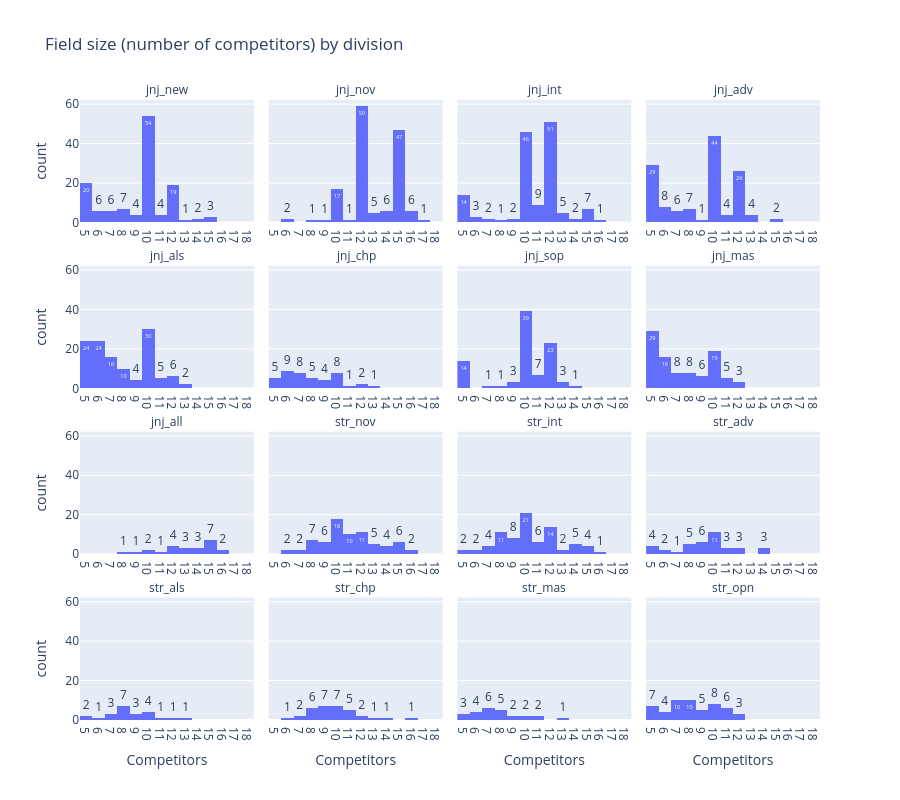

Notebook source saved alongside this figure:
### Code cell
fig = px.histogram(
    df,
    x="num_competitors",
    facet_col="div_token",
    facet_col_wrap=4,
    category_orders={"div_token": div_order},
    title="Field size (number of competitors) by division",
    labels={"num_competitors": "Competitors"},
    height=800,
    text_auto=True,
)
fig.update_layout(showlegend=False)
fig.update_xaxes(dtick=1, maxallowed=18.5, showticklabels=True)
fig.for_each_annotation(lambda a: a.update(text=a.text.split("=")[-1]))
fig.show()

### Figure 1 — Plotly figure (JSON) as saved in the notebook; plotly's stock layout.template omitted (floating-point values rounded to 4 significant figures; data arrays with more than 128 entries replaced by an {"elided": "..."} marker saying what was removed)
{"data": [{"bingroup": "x", "hovertemplate": "div_token=jnj_new<br>Competitors=%{x}<br>count=%{y}<extra></extra>", "legendgroup": "", "marker": {"color": "#636efa", "pattern": {"shape": ""}}, "name": "", "orientation": "v", "showlegend": false, "texttemplate": "%{value}", "type": "histogram", "x": [12, 7, 6, 5, 8, 12, 5, 6, 8, 10, 10, 10, 6, 10, 5, 7, 8, 12, 5, 8, 10, 7, 13, 5, 10, 10, 7, 10, 10, 5, 14, 10, 9, 10, 7, 8, 10, 6, 5, 8, 12, 8, 10, 5, 9, 10, 10, 9, 9, 12, 12, 10, 10, 12, 10, 10, 10, 10, 5, 10, 10, 10, 10, 14, 5, 10, 10, 5, 10, 10, 15, 12, 10, 10, 5, 12, 5, 11, 10, 10, 10, 5, 10, 10, 11, 12, 15, 5, 12, 10, 5, 15, 11, 10, 10, 10, 10, 10, 12, 11, 6, 10, 5, 10, 10, 10, 10, 12, 10, 12, 10, 5, 7, 10, 12, 12, 5, 12, 10, 12, 10, 6, 10, 5, 12, 10], "xaxis": "x13", "yaxis": "y13"}, {"bingroup": "x", "hovertemplate": "div_token=jnj_nov<br>Competitors=%{x}<br>count=%{y}<extra></extra>", "legendgroup": "", "marker": {"color": "#636efa", "pattern": {"shape": ""}}, "name": "", "orientation": "v", "showlegend": false, "texttemplate": "%{value}", "type": "histogram", "x": {"elided": "146 int values"}, "xaxis": "x14", "yaxis": "y14"}, {"bingroup": "x", "hovertemplate": "div_token=jnj_int<br>Competitors=%{x}<br>count=%{y}<extra></extra>", "legendgroup": "", "marker": {"color": "#636efa", "pattern": {"shape": ""}}, "name": "", "orientation": "v", "showlegend": false, "texttemplate": "%{value}", "type": "histogram", "x": {"elided": "143 int values"}, "xaxis": "x15", "yaxis": "y15"}, {"bingroup": "x", "hovertemplate": "div_token=jnj_adv<br>Competitors=%{x}<br>count=%{y}<extra></extra>", "legendgroup": "", "marker": {"color": "#636efa", "pattern": {"shape": ""}}, "name": "", "orientation": "v", "showlegend": false, "texttemplate": "%{value}", "type": "histogram", "x": {"elided": "131 int values"}, "xaxis": "x16", "yaxis": "y16"}, {"bingroup": "x", "hovertemplate": "div_token=jnj_als<br>Competitors=%{x}<br>count=%{y}<extra></extra>", "legendgroup": "", "marker": {"color": "#636efa", "pattern": {"shape": ""}}, "name": "", "orientation": "v", "showlegend": false, "texttemplate": "%{value}", "type": "histogram", "x": [6, 6, 8, 5, 9, 7, 7, 5, 6, 10, 5, 6, 8, 5, 6, 5, 6, 7, 12, 11, 5, 12, 7, 10, 7, 5, 8, 10, 11, 13, 13, 6, 7, 6, 9, 8, 7, 6, 12, 6, 10, 10, 5, 7, 10, 6, 10, 10, 12, 9, 6, 11, 7, 6, 10, 12, 10, 10, 10, 6, 5, 11, 10, 6, 10, 6, 8, 7, 6, 6, 10, 10, 5, 11, 10, 5, 10, 5, 5, 7, 10, 10, 5, 5, 8, 6, 5, 7, 5, 5, 12, 6, 10, 7, 10, 8, 7, 7, 9, 5, 6, 10, 8, 10, 7, 10, 6, 6, 5, 8, 10, 10, 10, 10, 5, 5, 5, 6, 5, 10, 8], "xaxis": "x9", "yaxis": "y9"}, {"bingroup": "x", "hovertemplate": "div_token=jnj_chp<br>Competitors=%{x}<br>count=%{y}<extra></extra>", "legendgroup": "", "marker": {"color": "#636efa", "pattern": {"shape": ""}}, "name": "", "orientation": "v", "showlegend": false, "texttemplate": "%{value}", "type": "histogram", "x": [5, 8, 7, 9, 12, 10, 8, 10, 10, 7, 6, 9, 11, 5, 8, 7, 10, 12, 9, 10, 7, 8, 13, 5, 6, 10, 5, 6, 7, 8, 9, 10, 6, 7, 5, 7, 6, 6, 6, 10, 6, 7, 6], "xaxis": "x10", "yaxis": "y10"}, {"bingroup": "x", "hovertemplate": "div_token=jnj_sop<br>Competitors=%{x}<br>count=%{y}<extra></extra>", "legendgroup": "", "marker": {"color": "#636efa", "pattern": {"shape": ""}}, "name": "", "orientation": "v", "showlegend": false, "texttemplate": "%{value}", "type": "histogram", "x": [10, 11, 12, 10, 5, 10, 12, 13, 10, 12, 12, 10, 12, 8, 10, 9, 5, 5, 10, 14, 11, 11, 11, 5, 10, 7, 5, 9, 10, 10, 11, 9, 10, 5, 10, 12, 10, 10, 10, 12, 10, 12, 10, 10, 10, 10, 12, 10, 12, 5, 10, 10, 13, 11, 5, 5, 5, 12, 10, 10, 12, 12, 5, 12, 10, 12, 11, 10, 5, 10, 10, 12, 10, 12, 12, 10, 10, 12, 5, 13, 10, 12, 10, 5, 12, 10, 10, 10, 10, 12, 10, 12], "xaxis": "x11", "yaxis": "y11"}, {"bingroup": "x", "hovertemplate": "div_token=jnj_mas<br>Competitors=%{x}<br>count=%{y}<extra></extra>", "legendgroup": "", "marker": {"color": "#636efa", "pattern": {"shape": ""}}, "name": "", "orientation": "v", "showlegend": false, "texttemplate": "%{value}", "type": "histogram", "x": [8, 5, 8, 5, 11, 6, 6, 9, 11, 6, 10, 8, 9, 5, 5, 5, 5, 5, 5, 6, 5, 9, 10, 7, 9, 7, 7, 10, 6, 5, 12, 6, 5, 10, 9, 11, 8, 10, 6, 10, 9, 6, 12, 5, 8, 5, 5, 10, 6, 8, 10, 10, 5, 7, 6, 6, 10, 5, 7, 7, 8, 5, 5, 10, 10, 5, 7, 6, 5, 5, 5, 11, 10, 10, 5, 6, 10, 10, 6, 7, 10, 5, 6, 12, 5, 5, 5, 6, 8, 10, 11, 5, 10, 5], "xaxis": "x12", "yaxis": "y12"}, {"bingroup": "x", "hovertemplate": "div_token=jnj_all<br>Competitors=%{x}<br>count=%{y}<extra></extra>", "legendgroup": "", "marker": {"color": "#636efa", "pattern": {"shape": ""}}, "name": "", "orientation": "v", "showlegend": false, "texttemplate": "%{value}", "type": "histogram", "x": [12, 15, 14, 22, 12, 15, 10, 13, 9, 14, 15, 15, 15, 13, 16, 13, 14, 10, 12, 11, 8, 15, 15, 12, 16], "xaxis": "x5", "yaxis": "y5"}, {"bingroup": "x", "hovertemplate": "div_token=str_nov<br>Competitors=%{x}<br>count=%{y}<extra></extra>", "legendgroup": "", "marker": {"color": "#636efa", "pattern": {"shape": ""}}, "name": "", "orientation": "v", "showlegend": false, "texttemplate": "%{value}", "type": "histogram", "x": [10, 12, 10, 12, 6, 23, 14, 8, 8, 11, 10, 8, 15, 7, 10, 8, 11, 8, 9, 10, 10, 12, 10, 10, 9, 15, 11, 8, 11, 7, 12, 10, 9, 12, 11, 12, 10, 12, 8, 12, 13, 15, 13, 9, 10, 9, 13, 15, 6, 14, 10, 10, 12, 10, 14, 11, 11, 11, 11, 10, 10, 14, 10, 11, 12, 13, 15, 10, 16, 12, 9, 16, 13, 15], "xaxis": "x6", "yaxis": "y6"}, {"bingroup": "x", "hovertemplate": "div_token=str_int<br>Competitors=%{x}<br>count=%{y}<extra></extra>", "legendgroup": "", "marker": {"color": "#636efa", "pattern": {"shape": ""}}, "name": "", "orientation": "v", "showlegend": false, "texttemplate": "%{value}", "type": "histogram", "x": [10, 10, 7, 14, 7, 8, 10, 12, 8, 15, 8, 5, 10, 9, 8, 14, 8, 11, 7, 8, 9, 8, 10, 5, 12, 8, 8, 11, 10, 11, 9, 6, 10, 11, 10, 10, 11, 10, 10, 13, 7, 15, 9, 10, 12, 12, 9, 12, 9, 12, 16, 10, 12, 12, 10, 10, 15, 12, 8, 9, 10, 10, 12, 14, 10, 8, 12, 10, 10, 12, 12, 10, 11, 14, 6, 9, 12, 15, 13, 14], "xaxis": "x7", "yaxis": "y7"}, {"bingroup": "x", "hovertemplate": "div_token=str_adv<br>Competitors=%{x}<br>count=%{y}<extra></extra>", "legendgroup": "", "marker": {"color": "#636efa", "pattern": {"shape": ""}}, "name": "", "orientation": "v", "showlegend": false, "texttemplate": "%{value}", "type": "histogram", "x": [6, 9, 12, 10, 5, 11, 9, 10, 8, 10, 9, 10, 8, 10, 5, 11, 9, 7, 12, 6, 8, 5, 10, 12, 10, 10, 10, 9, 5, 14, 11, 8, 10, 14, 8, 9, 10, 14], "xaxis": "x8", "yaxis": "y8"}, {"bingroup": "x", "hovertemplate": "div_token=str_als<br>Competitors=%{x}<br>count=%{y}<extra></extra>", "legendgroup": "", "marker": {"color": "#636efa", "pattern": {"shape": ""}}, "name": "", "orientation": "v", "showlegend": false, "texttemplate": "%{value}", "type": "histogram", "x": [6, 8, 9, 10, 5, 12, 7, 7, 8, 8, 10, 5, 13, 8, 10, 7, 8, 9, 8, 8, 9, 11, 10], "xaxis": "x", "yaxis": "y"}, {"bingroup": "x", "hovertemplate": "div_token=str_chp<br>Competitors=%{x}<br>count=%{y}<extra></extra>", "legendgroup": "", "marker": {"color": "#636efa", "pattern": {"shape": ""}}, "name": "", "orientation": "v", "showlegend": false, "texttemplate": "%{value}", "type": "histogram", "x": [10, 16, 8, 14, 10, 9, 11, 10, 8, 7, 11, 13, 11, 12, 9, 10, 8, 11, 10, 8, 9, 6, 9, 7, 8, 10, 12, 11, 9, 10, 9, 9, 8], "xaxis": "x2", "yaxis": "y2"}, {"bingroup": "x", "hovertemplate": "div_token=str_mas<br>Competitors=%{x}<br>count=%{y}<extra></extra>", "legendgroup": "", "marker": {"color": "#636efa", "pattern": {"shape": ""}}, "name": "", "orientation": "v", "showlegend": false, "texttemplate": "%{value}", "type": "histogram", "x": [13, 5, 8, 9, 6, 6, 7, 7, 8, 11, 5, 7, 6, 6, 11, 8, 10, 10, 7, 8, 7, 9, 5, 8, 7], "xaxis": "x3", "yaxis": "y3"}, {"bingroup": "x", "hovertemplate": "div_token=str_opn<br>Competitors=%{x}<br>count=%{y}<extra></extra>", "legendgroup": "", "marker": {"color": "#636efa", "pattern": {"shape": ""}}, "name": "", "orientation": "v", "showlegend": false, "texttemplate": "%{value}", "type": "histogram", "x": [9, 10, 6, 7, 7, 8, 7, 7, 8, 12, 8, 12, 9, 11, 11, 10, 6, 5, 11, 7, 11, 5, 12, 8, 5, 7, 11, 9, 7, 8, 9, 10, 5, 5, 5, 8, 11, 5, 7, 8, 9, 7, 10, 6, 6, 8, 10, 7, 10, 8, 10, 8, 10], "xaxis": "x4", "yaxis": "y4"}], "layout": {"annotations": [{"font": {}, "showarrow": false, "text": "str_als", "x": 0.1175, "xanchor": "center", "xref": "paper", "y": 0.1975, "yanchor": "bottom", "yref": "paper"}, {"font": {}, "showarrow": false, "text": "str_chp", "x": 0.3725, "xanchor": "center", "xref": "paper", "y": 0.1975, "yanchor": "bottom", "yref": "paper"}, {"font": {}, "showarrow": false, "text": "str_mas", "x": 0.6275, "xanchor": "center", "xref": "paper", "y": 0.1975, "yanchor": "bottom", "yref": "paper"}, {"font": {}, "showarrow": false, "text": "str_opn", "x": 0.8825, "xanchor": "center", "xref": "paper", "y": 0.1975, "yanchor": "bottom", "yref": "paper"}, {"font": {}, "showarrow": false, "text": "jnj_all", "x": 0.1175, "xanchor": "center", "xref": "paper", "y": 0.465, "yanchor": "bottom", "yref": "paper"}, {"font": {}, "showarrow": false, "text": "str_nov", "x": 0.3725, "xanchor": "center", "xref": "paper", "y": 0.465, "yanchor": "bottom", "yref": "paper"}, {"font": {}, "showarrow": false, "text": "str_int", "x": 0.6275, "xanchor": "center", "xref": "paper", "y": 0.465, "yanchor": "bottom", "yref": "paper"}, {"font": {}, "showarrow": false, "text": "str_adv", "x": 0.8825, "xanchor": "center", "xref": "paper", "y": 0.465, "yanchor": "bottom", "yref": "paper"}, {"font": {}, "showarrow": false, "text": "jnj_als", "x": 0.1175, "xanchor": "center", "xref": "paper", "y": 0.7325, "yanchor": "bottom", "yref": "paper"}, {"font": {}, "showarrow": false, "text": "jnj_chp", "x": 0.3725, "xanchor": "center", "xref": "paper", "y": 0.7325, "yanchor": "bottom", "yref": "paper"}, {"font": {}, "showarrow": false, "text": "jnj_sop", "x": 0.6275, "xanchor": "center", "xref": "paper", "y": 0.7325, "yanchor": "bottom", "yref": "paper"}, {"font": {}, "showarrow": false, "text": "jnj_mas", "x": 0.8825, "xanchor": "center", "xref": "paper", "y": 0.7325, "yanchor": "bottom", "yref": "paper"}, {"font": {}, "showarrow": false, "text": "jnj_new", "x": 0.1175, "xanchor": "center", "xref": "paper", "y": 1, "yanchor": "bottom", "yref": "paper"}, {"font": {}, "showarrow": false, "text": "jnj_nov", "x": 0.3725, "xanchor": "center", "xref": "paper", "y": 1, "yanchor": "bottom", "yref": "paper"}, {"font": {}, "showarrow": false, "text": "jnj_int", "x": 0.6275, "xanchor": "center", "xref": "paper", "y": 1, "yanchor": "bottom", "yref": "paper"}, {"font": {}, "showarrow": false, "text": "jnj_adv", "x": 0.8825, "xanchor": "center", "xref": "paper", "y": 1, "yanchor": "bottom", "yref": "paper"}], "barmode": "relative", "height": 800, "legend": {"tracegroupgap": 0}, "showlegend": false, "title": {"text": "Field size (number of competitors) by division"}, "xaxis": {"anchor": "y", "domain": [0, 0.235], "dtick": 1, "maxallowed": 18.5, "showticklabels": true, "title": {"text": "Competitors"}}, "xaxis10": {"anchor": "y10", "domain": [0.255, 0.49], "dtick": 1, "matches": "x", "maxallowed": 18.5, "showticklabels": true}, "xaxis11": {"anchor": "y11", "domain": [0.51, 0.745], "dtick": 1, "matches": "x", "maxallowed": 18.5, "showticklabels": true}, "xaxis12": {"anchor": "y12", "domain": [0.765, 1.0], "dtick": 1, "matches": "x", "maxallowed": 18.5, "showticklabels": true}, "xaxis13": {"anchor": "y13", "domain": [0, 0.235], "dtick": 1, "matches": "x", "maxallowed": 18.5, "showticklabels": true}, "xaxis14": {"anchor": "y14", "domain": [0.255, 0.49], "dtick": 1, "matches": "x", "maxallowed": 18.5, "showticklabels": true}, "xaxis15": {"anchor": "y15", "domain": [0.51, 0.745], "dtick": 1, "matches": "x", "maxallowed": 18.5, "showticklabels": true}, "xaxis16": {"anchor": "y16", "domain": [0.765, 1.0], "dtick": 1, "matches": "x", "maxallowed": 18.5, "showticklabels": true}, "xaxis2": {"anchor": "y2", "domain": [0.255, 0.49], "dtick": 1, "matches": "x", "maxallowed": 18.5, "showticklabels": true, "title": {"text": "Competitors"}}, "xaxis3": {"anchor": "y3", "domain": [0.51, 0.745], "dtick": 1, "matches": "x", "maxallowed": 18.5, "showticklabels": true, "title": {"text": "Competitors"}}, "xaxis4": {"anchor": "y4", "domain": [0.765, 1.0], "dtick": 1, "matches": "x", "maxallowed": 18.5, "showticklabels": true, "title": {"text": "Competitors"}}, "xaxis5": {"anchor": "y5", "domain": [0, 0.235], "dtick": 1, "matches": "x", "maxallowed": 18.5, "showticklabels": true}, "xaxis6": {"anchor": "y6", "domain": [0.255, 0.49], "dtick": 1, "matches": "x", "maxallowed": 18.5, "showticklabels": true}, "xaxis7": {"anchor": "y7", "domain": [0.51, 0.745], "dtick": 1, "matches": "x", "maxallowed": 18.5, "showticklabels": true}, "xaxis8": {"anchor": "y8", "domain": [0.765, 1.0], "dtick": 1, "matches": "x", "maxallowed": 18.5, "showticklabels": true}, "xaxis9": {"anchor": "y9", "domain": [0, 0.235], "dtick": 1, "matches": "x", "maxallowed": 18.5, "showticklabels": true}, "yaxis": {"anchor": "x", "domain": [0, 0.1975], "title": {"text": "count"}}, "yaxis10": {"anchor": "x10", "domain": [0.535, 0.7325], "matches": "y", "showticklabels": false}, "yaxis11": {"anchor": "x11", "domain": [0.535, 0.7325], "matches": "y", "showticklabels": false}, "yaxis12": {"anchor": "x12", "domain": [0.535, 0.7325], "matches": "y", "showticklabels": false}, "yaxis13": {"anchor": "x13", "domain": [0.8025, 1], "matches": "y", "title": {"text": "count"}}, "yaxis14": {"anchor": "x14", "domain": [0.8025, 1], "matches": "y", "showticklabels": false}, "yaxis15": {"anchor": "x15", "domain": [0.8025, 1], "matches": "y", "showticklabels": false}, "yaxis16": {"anchor": "x16", "domain": [0.8025, 1], "matches": "y", "showticklabels": false}, "yaxis2": {"anchor": "x2", "domain": [0, 0.1975], "matches": "y", "showticklabels": false}, "yaxis3": {"anchor": "x3", "domain": [0, 0.1975], "matches": "y", "showticklabels": false}, "yaxis4": {"anchor": "x4", "domain": [0, 0.1975], "matches": "y", "showticklabels": false}, "yaxis5": {"anchor": "x5", "domain": [0.2675, 0.465], "matches": "y", "title": {"text": "count"}}, "yaxis6": {"anchor": "x6", "domain": [0.2675, 0.465], "matches": "y", "showticklabels": false}, "yaxis7": {"anchor": "x7", "domain": [0.2675, 0.465], "matches": "y", "showticklabels": false}, "yaxis8": {"anchor": "x8", "domain": [0.2675, 0.465], "matches": "y", "showticklabels": false}, "yaxis9": {"anchor": "x9", "domain": [0.535, 0.7325], "matches": "y", "title": {"text": "count"}}}}
